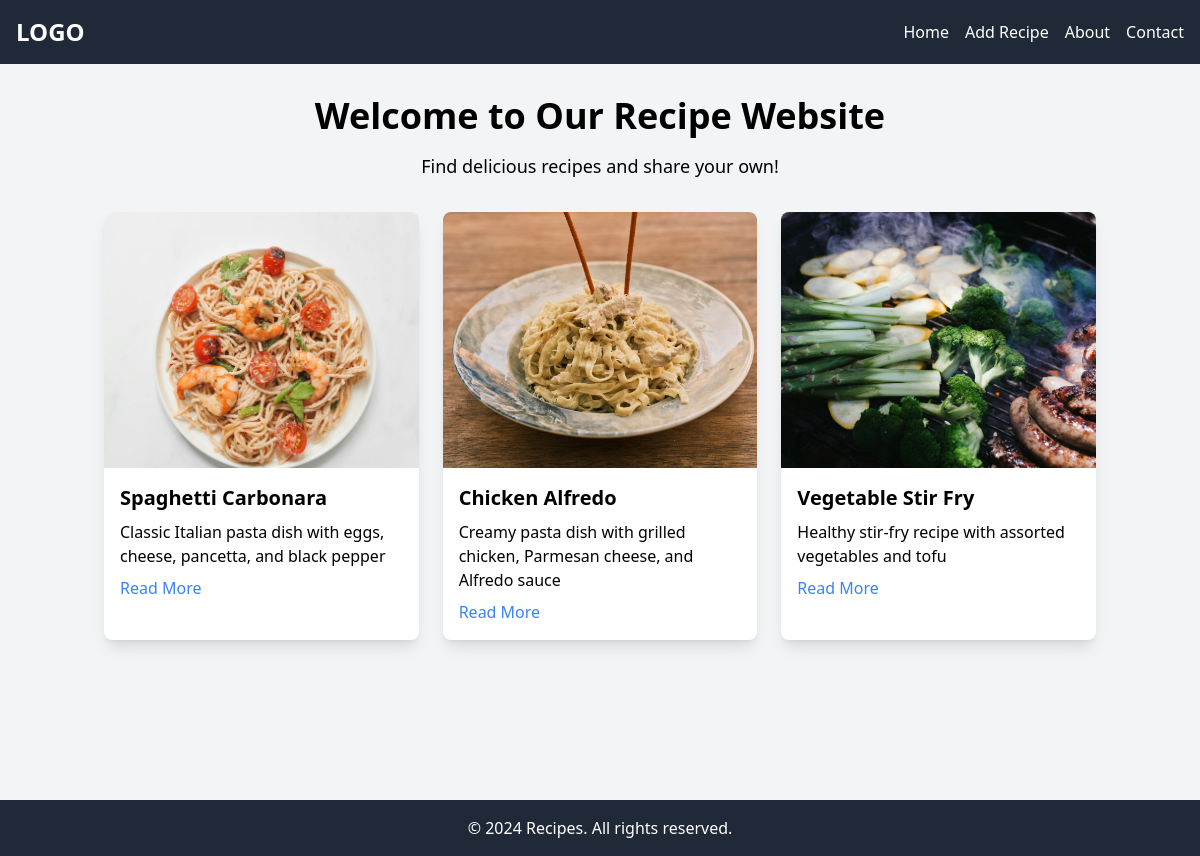
The page / on the database its author committed.
### tables this page shows
CREATE TABLE `recipes` (
  `id` int NOT NULL AUTO_INCREMENT,
  `title` varchar(255) NOT NULL,
  `description` text,
  `preparation_time` int DEFAULT NULL,
  `cook_time` int DEFAULT NULL,
  `image_url` varchar(255) DEFAULT NULL,
  PRIMARY KEY (`id`)
);

### index.php (the view, shortened to what this page needs)
<?php
include "conn.php";
$sql = "SELECT title, description, image_url, id FROM recipes";
$result = $conn->query($sql);
$recipes = [];
if ($result) {
    if ($result->num_rows > 0) {
        while ($recipe = $result->fetch_assoc()) {
            $recipes[] = $recipe;
        }
    } else {
        echo "No recipes found";
    }
} else {
    echo "Error: " . $conn->error;
}
?>
<!DOCTYPE html>
<html lang="en">
<head>
    <script src="https://cdn.tailwindcss.com"></script>
</head>
<body class="bg-gray-100">
    <div class="wrapper">
    <nav class="bg-gray-800 text-white p-4">
    <div class="flex justify-between items-center">
        <a href="index.php" class="text-2xl font-bold">LOGO</a>
        <ul class="ml-4 flex space-x-4">
            <li><a href="index.php">Home</a></li>
            <li><a href="add-recipe.php">Add Recipe</a></li>
            <li><a href="about.php">About</a></li>
            <li><a href="contact.php">Contact</a></li>
        </ul>
    </div>
</nav>
        <header class="text-center my-8">
            <h1 class="text-4xl font-bold">Welcome to Our Recipe Website</h1>
            <p class="mt-4 text-lg">Find delicious recipes and share your own!</p>
        </header>
        <main class="container mx-auto px-4 content">
            <div class="grid grid-cols-1 md:grid-cols-2 lg:grid-cols-3 gap-6">
            <?php foreach ($recipes as $recipe): ?>
                    <div class="bg-white rounded-lg overflow-hidden shadow-lg">
                        <img src="<?php echo $recipe['image_url']; ?>" alt="<?php echo $recipe['title']; ?>" class="w-full h-64 object-cover">
                        <div class="p-4">
                            <h2 class="text-xl font-semibold mb-2"><?php echo $recipe['title']; ?></h2>
                            <p><?php echo $recipe['description']; ?></p>
                            <a href="recipe-page.php?id=<?php echo $recipe['id']; ?>" class="block mt-2 text-blue-500">Read More</a>
                        </div>
                    </div>
                <?php endforeach; ?>
            </div>
        </main>
    </div>
    <footer class="bg-gray-800 text-white p-4 text-center">
        <p>&copy; 2024 Recipes. All rights reserved.</p>
    </footer>
</body>
</html>

### index.php (style rules this page uses)
html, body { height: 100%; }
.wrapper { display: flex; flex-direction: column; min-height: 100vh; }
.content { flex: 1; }

### rows shown on the page
recipes: image_url (picture), title "Spaghetti Carbonara", description "Classic Italian pasta dish with eggs, cheese, pancetta, and black pepper"
recipes: image_url (picture), title "Chicken Alfredo", description "Creamy pasta dish with grilled chicken, Parmesan cheese, and Alfredo sauce"
recipes: image_url (picture), title "Vegetable Stir Fry", description "Healthy stir-fry recipe with assorted vegetables and tofu"
